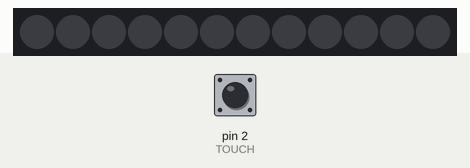
This sketch was run on a simulated Arduino Uno, built with avr-gcc and run on an emulated ATmega328P. Parts: 12 RGB LEDs in strip order, left to right. The inputs (shaded band) are chosen by the test bench; at power-on: pin 2 (TOUCH) LOW.

Above: at 1.2 s.
1.3 s: pin 2 (TOUCH) pulled HIGH for 0.15 s
At 2.2 s:
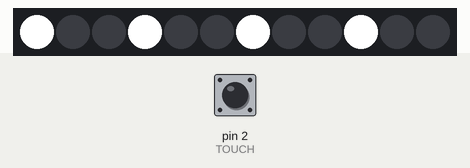
2.9 s: pin 2 (TOUCH) pulled HIGH for 1 s
At 4.6 s:
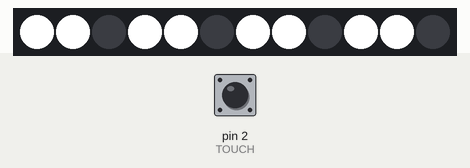
5.4 s: pin 2 (TOUCH) pulled HIGH for 0.15 s
At 6.5 s:
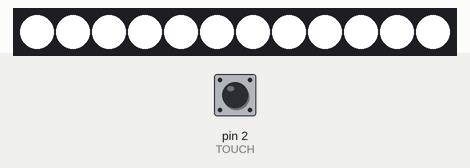
7.0 s: pin 2 (TOUCH) pulled HIGH for 3.2 s
At 9.5 s:
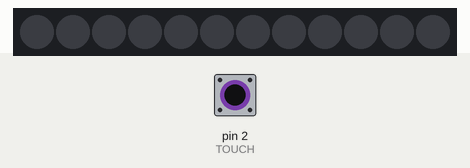
Timing chart, 0 to 11.0 s (numbered marks = the images above; inputs shaded):
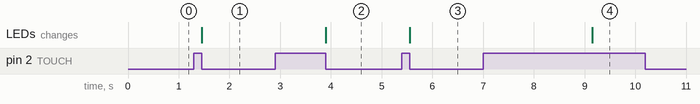

The sketch:

NEO_LED_STAND.ino
```cpp
#include <Adafruit_NeoPixel.h>

#define LED         3
#define TOUCH       2
#define NUMPIXELS   12

Adafruit_NeoPixel pixels = Adafruit_NeoPixel(NUMPIXELS, LED, NEO_GRB + NEO_KHZ800);

unsigned long startTime;
unsigned long touchTime;

int count = 0;

void ledOn(byte repeat);
void ledOff();

void setup() {
  // put your setup code here, to run once:
  pinMode(LED, OUTPUT);
  pinMode(TOUCH, INPUT);
  pixels.begin();
}

void loop() {
  // put your main code here, to run repeatedly:
  if(digitalRead(TOUCH) == HIGH){
    count++;
    startTime = millis();

    while(digitalRead(TOUCH) == HIGH){
      touchTime = millis() - startTime;  // 0으로 수렴
      if(touchTime >= 2000){
        ledOff();
        count = 0;
      }
    }
  }

  switch(count){
    case 1:
    case 2:
    case 3:
      ledOn(count);
      delay(200);
      break;
    case 4:
      ledOff();
      delay(200);
      count = 0;
      break;
  }
}

void ledOn(byte repeat){
  for(int q = 0; q < repeat; q++){
    for(int i = 0; i < pixels.numPixels(); i = i + 3){
      pixels.setPixelColor(i + q, pixels.Color(255, 255, 255));
    }
  }
  pixels.show();
}

void ledOff(){
  for(int i = 0; i < pixels.numPixels(); i++){
    pixels.setPixelColor(i, pixels.Color(0, 0, 0));
  }
  pixels.show();
}
```

Measured:
- after the input at 1.3 s, the LEDs: change after 0.15 s (image 1)
- after the input at 2.9 s, the LEDs: change after 1.0 s (image 2)
- after the input at 5.4 s, the LEDs: change after 0.15 s (image 3)
- after the input at 7.0 s, the LEDs: change after 2.2 s (image 4)
